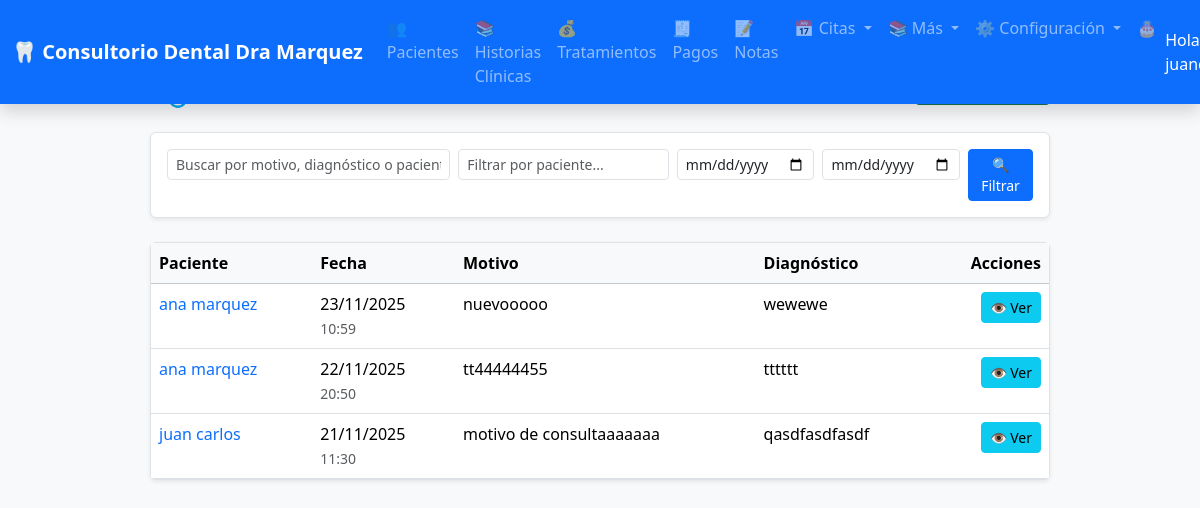
The app's page /historias/ (signed in) with its own data.
### configuracion/models.py (models this page shows, shortened)
class ConfiguracionConsultorio(models.Model):
    nombre_consultorio = models.CharField(
        max_length=200,
        default='Consultorio Dental',
        help_text='Nombre del consultorio'
    )
    nombre_doctor = models.CharField(
        max_length=200,
        blank=True,
        help_text='Nombre del doctor/a principal'
    )
    logo = models.ImageField(
        upload_to='configuracion/logos/',
        blank=True,
        null=True,
        help_text='Logo del consultorio (recomendado: 200x200px, PNG con fondo transparente)'
    )
    telefono = models.CharField(
        max_length=20,
        blank=True,
        help_text='Teléfono de contacto'
    )
    email = models.EmailField(
        blank=True,
        help_text='Email de contacto'
    )
    direccion = models.TextField(
        blank=True,
        help_text='Dirección del consultorio'
    )
    sitio_web = models.URLField(
        blank=True,
        help_text='Sitio web (opcional)'
    )
    facebook = models.URLField(blank=True, help_text='URL de Facebook')
    instagram = models.URLField(blank=True, help_text='URL de Instagram')
    modulo_protocolos_activo = models.BooleanField(
        default=True,
        verbose_name='Activar Módulo Protocolo Niños',
        help_text='Si se desactiva, se ocultará la pestaña y funcionalidades de Protocolo Niños.'
    )
    modulo_programa_salud_activo = models.BooleanField(
        default=True,
        verbose_name='Activar Módulo Programa Salud-Confort',
        help_text='Si se desactiva, se ocultará la pestaña y funcionalidades de Programa Salud.'
    )
    class Meta:
        verbose_name = 'Configuración del Consultorio'
        verbose_name_plural = 'Configuración del Consultorio'
    @classmethod
    def get_instance(cls):
        obj, created = cls.objects.get_or_create(pk=1)
        return obj

### historias/models.py (models this page shows, shortened)
class EntradaHistoria(models.Model):
    paciente = models.ForeignKey(
        Paciente,
        on_delete=models.CASCADE,
        related_name='entradas_historia',
        verbose_name="Paciente"
    )
    fecha = models.DateTimeField(
        auto_now_add=True,
        verbose_name="Fecha y hora de la entrada"
    )
    motivo = models.CharField(
        max_length=200,
        verbose_name="Motivo de la consulta"
    )
    diagnostico = models.TextField(
        verbose_name="Diagnóstico"
    )
    notas = models.TextField(
        blank=True,
        verbose_name="Notas adicionales"
    )
    evolucion = models.TextField(
        blank=True,
        verbose_name="Evolución / Plan de tratamiento"
    )
    class Meta:
        verbose_name = "Entrada de Historia Clínica"
        verbose_name_plural = "Entradas de Historia Clínica"
        ordering = ['-fecha']

### pacientes/models.py (models this page shows, shortened)
class Paciente(models.Model):
    nombre_completo = models.CharField(
        max_length=150,
        verbose_name="Nombre completo",
        help_text="Nombres y apellidos completos"
    )
    dni = models.CharField(
        max_length=8,
        unique=True,
        verbose_name="DNI",
        validators=[MinLengthValidator(8)],
        help_text="Documento Nacional de Identidad (8 dígitos)"
    )
    fecha_nacimiento = models.DateField(
        verbose_name="Fecha de nacimiento"
    )
    GENERO_CHOICES = [
        ('M', 'Masculino'),
        ('F', 'Femenino'),
        ('O', 'Otro'),
    ]
    genero = models.CharField(
        max_length=1,
        choices=GENERO_CHOICES,
        verbose_name="Género"
    )
    ESTADO_CIVIL_CHOICES = [
        ('S', 'Soltero/a'),
        ('C', 'Casado/a'),
        ('D', 'Divorciado/a'),
        ('V', 'Viudo/a'),
        ('U', 'Unión libre'),
    ]
    estado_civil = models.CharField(
        max_length=1,
        choices=ESTADO_CIVIL_CHOICES,
        verbose_name="Estado civil"
    )
    telefono = models.CharField(
        max_length=15,
        blank=True,
        verbose_name="Teléfono"
    )
    distrito = models.CharField(
        max_length=100,
        blank=True,
        verbose_name="Distrito"
    )
    direccion = models.TextField(
        blank=True,
        verbose_name="Dirección"
    )
    email = models.EmailField(
        blank=True,
        verbose_name="Email"
    )
    ocupacion = models.CharField(
        max_length=100,
        blank=True,
        verbose_name="Ocupación"
    )
    nombre_tutor = models.CharField(
        max_length=150,
        blank=True,
        verbose_name="Nombre del tutor (si aplica)"
    )
    telefono_tutor = models.CharField(
        max_length=15,
        blank=True,
        verbose_name="Teléfono del tutor",
        help_text="Teléfono de contacto del padre/madre o apoderado"
    )
    enfermedades_previas = models.TextField(
        blank=True,
        verbose_name="Enfermedades previas"
    )
    alergias = models.TextField(
        blank=True,
        verbose_name="Alergias"
    )
    GRUPO_SANGUINEO_CHOICES = [
        ('A+', 'A+'), ('A-', 'A-'),
        ('B+', 'B+'), ('B-', 'B-'),
        ('AB+', 'AB+'), ('AB-', 'AB-'),
        ('O+', 'O+'), ('O-', 'O-'),
    ]
    grupo_sanguineo = models.CharField(
        max_length=3,
        choices=GRUPO_SANGUINEO_CHOICES,
        blank=True,
        verbose_name="Grupo sanguíneo"
    )
    tratamientos_previos = models.TextField(
        blank=True,
        verbose_name="Tratamientos dentales previos"
    )
    experiencias_dentales = models.TextField(
        blank=True,
        verbose_name="Experiencias dentales (miedo, ansiedad, etc.)"
    )
    observaciones = models.TextField(
        blank=True,
        verbose_name="Observaciones generales"
    )
    creado_en = models.DateTimeField(auto_now_add=True)
    actualizado_en = models.DateTimeField(auto_now=True)
    class Meta:
        verbose_name = "Paciente"
        verbose_name_plural = "Pacientes"
        ordering = ['nombre_completo']

### historias/views.py (the view)
# urls.py: path('', views.ListaEntradasView.as_view(), name='lista'),  # ← NUEVO: lista global
class ListaEntradasView(LoginRequiredMixin, ListView):
    model = EntradaHistoria
    template_name = 'historias/lista_entradas.html'
    context_object_name = 'entradas'
    paginate_by = 10
    def get_queryset(self):
        paciente_id = self.kwargs.get('paciente_id')
        queryset = EntradaHistoria.objects.select_related('paciente').all()
        if paciente_id:
            self.paciente = get_object_or_404(Paciente, pk=paciente_id)
            queryset = queryset.filter(paciente_id=paciente_id)
        else:
            self.paciente = None
        q = self.request.GET.get('q')
        paciente_filtro = self.request.GET.get('paciente')
        fecha_inicio = self.request.GET.get('fecha_inicio')
        fecha_fin = self.request.GET.get('fecha_fin')
        if q:
            queryset = queryset.filter(
                Q(motivo__icontains=q) |
                Q(diagnostico__icontains=q) |
                Q(paciente__nombre_completo__icontains=q)
            )
        if paciente_filtro and not paciente_id:
            queryset = queryset.filter(paciente__nombre_completo__icontains=paciente_filtro)
        if fecha_inicio:
            queryset = queryset.filter(fecha__date__gte=fecha_inicio)
        if fecha_fin:
            queryset = queryset.filter(fecha__date__lte=fecha_fin)
        return queryset.order_by('-fecha')
    def get_context_data(self, **kwargs):
        context = super().get_context_data(**kwargs)
        context['paciente'] = getattr(self, 'paciente', None)
        return context

### configuracion/context_processors.py (called while the page is built)
def configuracion_consultorio(request):
    return {
        'config': ConfiguracionConsultorio.get_instance()
    }

### pacientes/context_processors.py (called while the page is built)
def cumpleanos_hoy(request):
    hoy = date.today()
    cumpleaneros = Paciente.objects.filter(
        fecha_nacimiento__month=hoy.month,
        fecha_nacimiento__day=hoy.day
    )
    return {
        'cumpleaneros_hoy_count': cumpleaneros.count(),
        'cumpleaneros_hoy': cumpleaneros
    }

### historias/templates/historias/lista_entradas.html (shortened to what this page needs)
{% extends 'base.html' %}
{% block content %}
<div class="d-flex justify-content-center">
    <div class="col-lg-9">
        <div class="d-flex justify-content-between align-items-center mb-4">
            <h2 class="mb-0">🩺 Historias Clínicas</h2>
            {% if paciente %}
                <a href="{% url 'historias:crear_entrada' paciente.pk %}" class="btn btn-success btn-sm">➕ Nueva Entrada</a>
            {% else %}
                <a href="{% url 'historias:crear_entrada' 0 %}"
                   class="btn btn-success btn-sm"
                   style="background-color: #157347; border-color: #157347;"
                   onclick="alert('Selecciona un paciente primero'); return false;">
                </a>
            {% endif %}
        </div>
        <div class="bg-white p-3 rounded shadow-sm border mb-4">
            <form method="get" class="row g-2">
                <div class="col-md-4">
                    <input type="text" name="q" class="form-control form-control-sm"
                           placeholder="Buscar por motivo, diagnóstico o paciente..."
                           value="{{ request.GET.q }}">
                </div>
                {% if not paciente %}
                <div class="col-md-3">
                    <input type="text" name="paciente" class="form-control form-control-sm"
                           placeholder="Filtrar por paciente..."
                           value="{{ request.GET.paciente }}">
                </div>
                {% endif %}
                <div class="col-md-2">
                    <input type="date" name="fecha_inicio" class="form-control form-control-sm"
                           value="{{ request.GET.fecha_inicio }}">
                </div>
                <div class="col-md-2">
                    <input type="date" name="fecha_fin" class="form-control form-control-sm"
                           value="{{ request.GET.fecha_fin }}">
                </div>
                <div class="col-md-1 d-flex align-items-end">
                    <button type="submit" class="btn btn-primary btn-sm w-100">🔍 Filtrar</button>
                </div>
            </form>
        </div>
        <div class="bg-white rounded shadow-sm border">
            {% if entradas %}
                <div class="table-responsive">
                    <table class="table table-hover mb-0">
                        <thead class="table-light">
                            <tr>
                                <th>Paciente</th>
                                <th>Fecha</th>
                                <th class="d-none d-md-table-cell">Motivo</th>
                                <th class="d-none d-lg-table-cell">Diagnóstico</th>
                                <th class="text-end">Acciones</th>
                            </tr>
                        </thead>
                        <tbody>
                            {% for entrada in entradas %}
                            <tr style="cursor: pointer;" onclick="window.location='{% url 'historias:detalle_entrada' entrada.pk %}'">
                                <td>
                                    <a href="{% url 'pacientes:detalle' entrada.paciente.pk %}"
                                       class="text-decoration-none text-primary"
                                       onclick="event.stopPropagation()">
                                        {{ entrada.paciente.nombre_completo }}
                                    </a>
                                </td>
                                <td>
                                    {{ entrada.fecha|date:"d/m/Y" }}<br>
                                    <small class="text-muted">{{ entrada.fecha|date:"H:i" }}</small>
                                </td>
                                <td class="d-none d-md-table-cell">{{ entrada.motivo|truncatewords:10 }}</td>
                                <td class="d-none d-lg-table-cell">
                                    {% if entrada.diagnostico %}
                                        {{ entrada.diagnostico|truncatewords:15 }}
                                    {% else %}
                                        <span class="text-muted">—</span>
                                    {% endif %}
                                </td>
                                <td class="text-end" onclick="event.stopPropagation()">
                                    <a href="{% url 'historias:detalle_entrada' entrada.pk %}" class="btn btn-sm btn-info">👁️ Ver</a>
                                </td>
                            </tr>
                            {% endfor %}
                        </tbody>
                    </table>
                </div>
            {% endif %}
        </div>
    </div>
</div>
{% endblock %}

### templates/base.html (shortened to what this page needs)
{% load static %}
<!DOCTYPE html>
<html lang="es">
<head>
    <link href="https://cdn.jsdelivr.net/npm/bootstrap@5.3.3/dist/css/bootstrap.min.css" rel="stylesheet">
    <link rel="stylesheet" href="https://cdn.jsdelivr.net/npm/bootstrap-icons@1.11.3/font/bootstrap-icons.min.css">
    <link rel="stylesheet" href="{% static 'css/custom.css' %}">
</head>
<body>
<nav class="navbar navbar-expand-lg navbar-dark bg-primary fixed-top shadow">
    <div class="container-fluid">
        <a class="navbar-brand" href="{% url 'pacientes:lista' %}">
            {% if config.logo %}
                <img src="{{ config.logo.url }}" alt="{{ config.nombre_consultorio }}" style="height: 30px; margin-right: 8px;">
            {% else %}
                🦷
            {% endif %}
            {{ config.nombre_consultorio }}
        </a>
        <div class="collapse navbar-collapse" id="navbarNav">
            <ul class="navbar-nav me-auto">
                <li class="nav-item">
                    <a class="nav-link" href="{% url 'pacientes:lista' %}">👥 Pacientes</a>
                </li>
                <li class="nav-item">
                    <a class="nav-link" href="{% url 'historias:lista' %}">📚 Historias Clínicas</a>
                </li>
                <li class="nav-item">
                    <a class="nav-link" href="{% url 'tratamientos:lista' %}">💰 Tratamientos</a>
                </li>
                <li class="nav-item">
                    <a class="nav-link" href="{% url 'tratamientos:lista_pagos' %}">🧾 Pagos</a>
                </li>
                <li class="nav-item">
                    <a class="nav-link" href="{% url 'notas:lista' %}">📝 Notas</a>
                </li>
                <li class="nav-item dropdown">
                    <a class="nav-link dropdown-toggle" href="#" role="button" data-bs-toggle="dropdown">
                        📅 Citas
                    </a>
                </li>
                <li class="nav-item dropdown">
                    <a class="nav-link dropdown-toggle" href="#" role="button" data-bs-toggle="dropdown">
                        📚 Más
                    </a>
                </li>
                {% if user.is_superuser %}
                <li class="nav-item dropdown">
                    <a class="nav-link dropdown-toggle" href="#" role="button" data-bs-toggle="dropdown">
                        ⚙️ Configuración
                    </a>
                </li>
                {% endif %}
                <li class="nav-item dropdown">
                    <a class="nav-link" href="{% url 'pacientes:cumpleanos_proximos' %}">
                        🎂
                    </a>
                </li>
            </ul>
            <ul class="navbar-nav">
                {% if user.is_authenticated %}
                    <li class="nav-item">
                        <span class="navbar-text text-white me-3">
                            Hola, {{ user.username }}
                        </span>
                    </li>
                {% else %}
                    <li class="nav-item">
                        <a class="btn btn-outline-light btn-sm" href="#">Iniciar Sesión</a>
                    </li>
                {% endif %}
            </ul>
        </div>
    </div>
</nav>
<main>
    {% block content %}
    {% endblock %}
</main>
</body>
</html>

### static/css/custom.css (style rules this page uses)
body { background-color: #f8f9fa; }

### templates/base.html (style rules this page uses)
body { padding-top: 70px; }
.navbar-brand { font-weight: bold; }

### records on screen
ConfiguracionConsultorio: nombre_consultorio "Consultorio Dental Dra Marquez"
EntradaHistoria: paciente.nombre_completo "ana marquez", fecha "23/11/2025", fecha "10:59", motivo "nuevooooo", diagnostico "wewewe"
EntradaHistoria: paciente.nombre_completo "ana marquez", fecha "22/11/2025", fecha "20:50", motivo "tt44444455", diagnostico "tttttt"
EntradaHistoria: paciente.nombre_completo "juan carlos", fecha "21/11/2025", fecha "11:30", motivo "motivo de consultaaaaaaa", diagnostico "qasdfasdfasdf"
